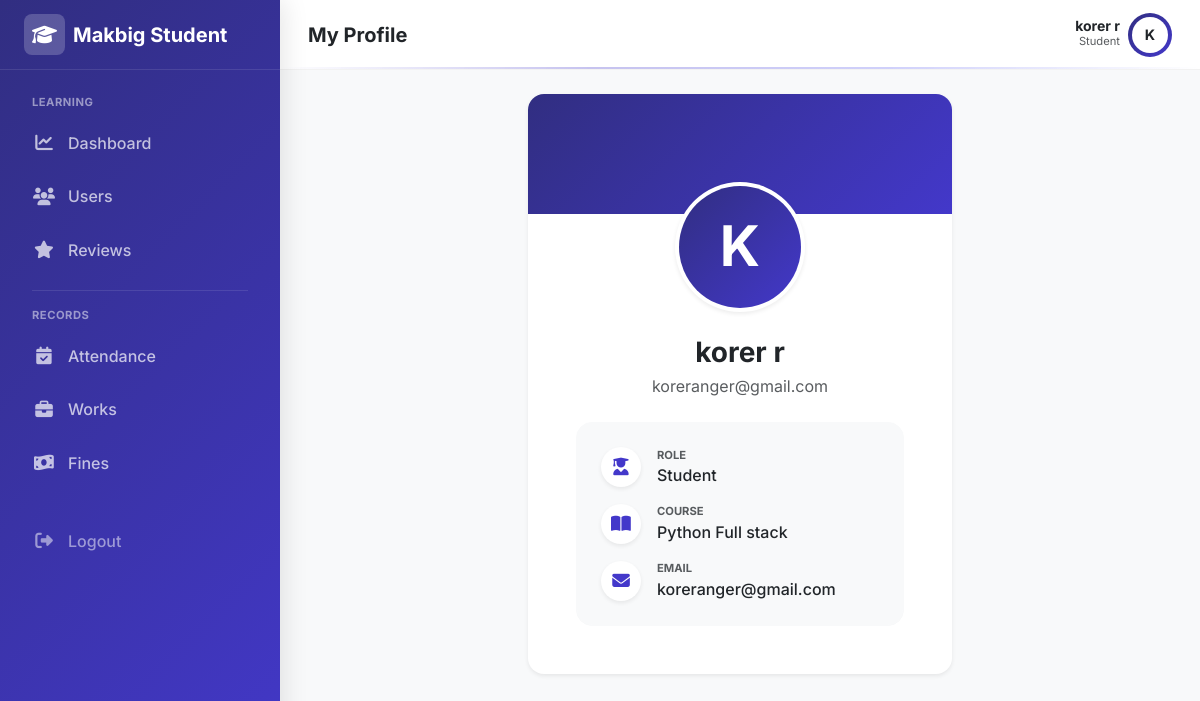
Page /student/profile/ (signed in) on the committed database.
### adminpanel/models.py (models this page shows, shortened)
class User(AbstractUser):
    email=models.EmailField(unique=True,db_index=True)
    mobile_number = models.CharField(max_length=15, blank=True, null=True)
    is_student=models.BooleanField(default=False)

class StudentProfile(models.Model):
    user=models.OneToOneField(User, on_delete=models.CASCADE)
    course=models.ForeignKey(Course,on_delete=models.PROTECT)
    enrollment_date=models.DateField(auto_now_add=True)
    progress_percent=models.DecimalField(max_digits=5, decimal_places=2, default=0)

class Course(models.Model):
    name=models.CharField(max_length=200)
    description=models.TextField(blank=True,null=True)
    duration_months=models.IntegerField(default=6)

### adminpanel/views.py (the view)
# urls.py: path("student/profile/", views.student_profile, name="student_profile"),
@login_required
@never_cache
def student_profile(request):
    try:
        student = get_object_or_404(StudentProfile,user=request.user)
    except StudentProfile.DoesNotExist:
        messages.error(request,"Student profile not found")
        return redirect("student_dashboard")
    return render(request, "adminpanel/student_profile.html", {"student": student})

### reviewtickets/context_processors.py (called while the page is built)
def ticket_notifications(request):
    if request.user.is_authenticated and request.user.is_staff:
        count = ReviewTicket.objects.filter(
            status='pending',
            is_seen=False
        ).count()
        return {'ticket_notification_count': count}
    return {}

### templates/adminpanel/student_profile.html (shortened to what this page needs)
{% extends "layouts/student_layout.html" %}
{% block page_title %}My Profile{% endblock %}
{% block content %}
<div class="row justify-content-center">
    <div class="col-12 col-md-8 col-lg-6">
        <div class="card border-0 shadow-sm rounded-4 overflow-hidden">
            <div class="card-header border-0 p-0" style="height: 120px; background: var(--gradient-student);"></div>
            <div class="card-body text-center p-4 p-md-5 mt-n5 position-relative">
                <div class="avatar-wrapper mb-4 position-relative d-inline-block">
                    <div class="rounded-circle p-1 bg-white shadow-sm mx-auto" style="width: 130px; height: 130px;">
                        <div class="rounded-circle d-flex align-items-center justify-content-center text-white fw-bold display-4"
                            style="width: 100%; height: 100%; background: var(--gradient-student);">
                            {{ request.user.first_name|slice:":1"|upper }}
                        </div>
                    </div>
                </div>
                <h3 class="fw-bold text-dark mb-1">{{ request.user.get_full_name }}</h3>
                <p class="text-muted mb-4">{{ request.user.email }}</p>
                <div class="d-flex flex-column gap-3 text-start bg-light rounded-4 p-4 border border-light">
                    <div class="d-flex align-items-center">
                        <div class="icon-box rounded-circle bg-white shadow-sm text-primary me-3 d-flex align-items-center justify-content-center"
                            style="width: 40px; height: 40px;">
                            <i class="fa-solid fa-user-graduate"></i>
                        </div>
                        <div>
                            <div class="small text-muted text-uppercase fw-bold" style="font-size: 0.7rem;">Role</div>
                            <div class="fw-medium text-dark">Student</div>
                        </div>
                    </div>
                    {% if student.course %}
                    <div class="d-flex align-items-center">
                        <div class="icon-box rounded-circle bg-white shadow-sm text-primary me-3 d-flex align-items-center justify-content-center"
                            style="width: 40px; height: 40px;">
                            <i class="fa-solid fa-book-open"></i>
                        </div>
                        <div>
                            <div class="small text-muted text-uppercase fw-bold" style="font-size: 0.7rem;">Course</div>
                            <div class="fw-medium text-dark">{{ student.course.name }}</div>
                        </div>
                    </div>
                    {% endif %}
                    <div class="d-flex align-items-center">
                        <div class="icon-box rounded-circle bg-white shadow-sm text-primary me-3 d-flex align-items-center justify-content-center"
                            style="width: 40px; height: 40px;">
                            <i class="fa-solid fa-envelope"></i>
                        </div>
                        <div>
                            <div class="small text-muted text-uppercase fw-bold" style="font-size: 0.7rem;">Email</div>
                            <div class="fw-medium text-dark">{{ request.user.email }}</div>
                        </div>
                    </div>
                </div>
            </div>
        </div>
    </div>
</div>
{% endblock %}

### templates/layouts/student_layout.html (shortened to what this page needs)
{% load static %}
<!DOCTYPE html>
<html lang="en">
<head>
    <link href="https://cdn.jsdelivr.net/npm/bootstrap@5.3.0/dist/css/bootstrap.min.css" rel="stylesheet">
    <link rel="stylesheet" href="https://cdnjs.cloudflare.com/ajax/libs/font-awesome/6.4.0/css/all.min.css">
</head>
<body>
    <aside class="sidebar" id="sidebar">
        <div class="sidebar-brand">
            <a href="#" class="text-decoration-none d-flex align-items-center gap-2 text-white fs-5 fw-bold">
                <div class="sidebar-brand-icon">
                    <i class="fa-solid fa-graduation-cap"></i>
                </div>
                <span>Makbig Student</span>
            </a>
        </div>
        <nav class="sidebar-nav">
            <div class="small fw-bold text-uppercase mb-2 px-3"
                style="font-size: 0.7rem; letter-spacing: 0.5px; color: rgba(255,255,255,0.5);">Learning</div>
            <a href="{% url 'student_dashboard' %}"
                class="nav-link {% if request.resolver_match.url_name == 'student_dashboard' %}active{% endif %}">
                <i class="fa-solid fa-chart-line"></i> Dashboard
            </a>
            <a href="{% url "student_profile" %}" class="nav-link">
                <i class="fa-solid fa-users"></i> Users
            </a>
            <a href="{% url 'student_review' %}"
                class="nav-link {% if request.resolver_match.url_name == 'student_review' %}active{% endif %}">
                <i class="fa-solid fa-star"></i> Reviews
            </a>
            <div class="my-3 border-top mx-3" style="border-color: rgba(255,255,255,0.1) !important;"></div>
            <div class="small fw-bold text-uppercase mb-2 px-3"
                style="font-size: 0.7rem; letter-spacing: 0.5px; color: rgba(255,255,255,0.5);">Records</div>
            <a href="{% url "student_attendance" %}" class="nav-link">
                <i class="fa-solid fa-calendar-check"></i> Attendance
            </a>
            <a href="{% url "student_works" %}" class="nav-link">
                <i class="fa-solid fa-briefcase"></i> Works
            </a>
            <a href="#" class="nav-link">
                <i class="fa-solid fa-money-bill-wave"></i> Fines
            </a>
            <div class="mt-auto pt-4">
                <form method="POST" action="{% url 'student_logout' %}">
                    <button type="submit" class="nav-link w-100 border-0 bg-transparent text-white-50">
                        <i class="fa-solid fa-right-from-bracket"></i> Logout
                    </button>
                </form>
            </div>
        </nav>
    </aside>
    <div class="main-wrapper">
        <header class="topbar">
            <div class="d-flex align-items-center gap-3">
                <h5 class="mb-0 fw-bold text-dark">{% block page_title %}Dashboard{% endblock %}</h5>
            </div>
            <div class="d-flex align-items-center gap-3">
                <div class="d-flex align-items-center gap-2">
                    <div class="text-end d-none d-sm-block">
                        <div class="fw-bold small text-dark lh-1">{{ request.user.first_name }} {{request.user.last_name }}</div>
                        <div class="text-muted" style="font-size: 0.7rem;">Student</div>
                    </div>
                    <div class="rounded-circle p-1" style="background: var(--gradient-student);">
                        <div class="rounded-circle bg-white text-dark d-flex align-items-center justify-content-center fw-bold"
                            style="width:36px;height:36px; font-size: 0.9rem;">
                            {{ request.user.first_name|slice:":1"|upper }}
                        </div>
                    </div>
                </div>
            </div>
        </header>
        <div class="p-4">
            {% block content %}
            {% endblock %}
        </div>
    </div>
</body>
</html>

### templates/layouts/student_layout.html (style rules this page uses)
:root { --sidebar-width: 280px; --topbar-height: 70px; --gradient-student: linear-gradient(135deg, #312e81 0%, #4338ca 100%); --sidebar-text: #ffffff; --sidebar-text-muted: rgba(255, 255, 255, 0.7); --sidebar-hover: rgba(255, 255, 255, 0.12); --sidebar-active: rgba(255, 255, 255, 0.25); --bg-body: #f8f9fa; }
body { font-family: 'Inter', sans-serif; background-color: var(--bg-body); color: #334155; }
.sidebar { width: var(--sidebar-width); background: var(--gradient-student); display: flex; flex-direction: column; position: fixed; top: 0; bottom: 0; left: 0; z-index: 1045; transition: transform 0.3s cubic-bezier(0.4, 0, 0.2, 1); box-shadow: 4px 0 24px rgba(0, 0, 0, 0.1); color: #fff; }
.sidebar-brand { height: var(--topbar-height); display: flex; align-items: center; padding: 0 1.5rem; border-bottom: 1px solid rgba(255, 255, 255, 0.1); }
.sidebar-brand-icon { background: rgba(255, 255, 255, 0.2); color: #fff; border-radius: 8px; padding: 0.35rem 0.5rem; }
.sidebar-nav { padding: 1.5rem 1rem; flex-grow: 1; overflow-y: auto; }
.nav-link { display: flex; align-items: center; padding: 0.75rem 1rem; color: var(--sidebar-text-muted); font-weight: 500; border-radius: 0.75rem; margin-bottom: 0.35rem; transition: all 0.2s ease; }
.nav-link i { width: 24px; text-align: center; margin-right: 0.75rem; font-size: 1.1rem; }
.main-wrapper { margin-left: var(--sidebar-width); min-height: 100vh; display: flex; flex-direction: column; transition: margin-left 0.3s cubic-bezier(0.4, 0, 0.2, 1); }
.topbar { height: var(--topbar-height); background: rgba(255, 255, 255, 0.9); backdrop-filter: blur(10px); border-bottom: 1px solid rgba(0, 0, 0, 0.05); padding: 0 1.75rem; display: flex; align-items: center; justify-content: space-between; position: sticky; top: 0; z-index: 1020; }
.topbar::after { content: ''; position: absolute; bottom: 0; left: 0; width: 100%; height: 2px; background: linear-gradient(90deg, transparent, #4338ca, #6366f1, transparent); opacity: 0.3; }

### templates/adminpanel/student_profile.html (style rules this page uses)
.mt-n5 { margin-top: -5rem; }
.icon-box i { font-size: 1.1rem; color: #4338ca; }

### rows in the picture
User: user.first_name "korer", user.last_name "r", user.first_name "K", user.get_full_name "korer r", user.email "koreranger@gmail.com"
StudentProfile: course.name "Python Full stack"
